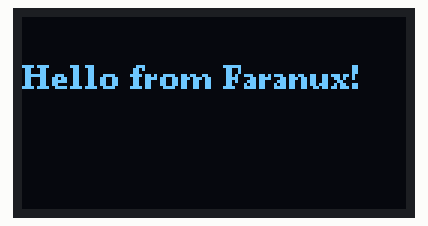
This sketch was run on a simulated Arduino Uno, built with avr-gcc and run on an emulated ATmega328P. On the bench: 128×64 one-colour display.

Above: at 0.1 s.

The sketch:

Example-Code-Using-U8g2-Library.ino
```cpp
#include <Wire.h>
#include <U8g2lib.h>

// SH1106 1.3" OLED I2C
U8G2_SH1106_128X64_NONAME_F_HW_I2C u8g2(U8G2_R0);

void setup() {
  u8g2.begin();
}

void loop() {
  u8g2.clearBuffer();
  u8g2.setFont(u8g2_font_ncenB08_tr);
  u8g2.drawStr(0, 24, "Hello from Faranux!");
  u8g2.sendBuffer();
  delay(1000);
}
```
